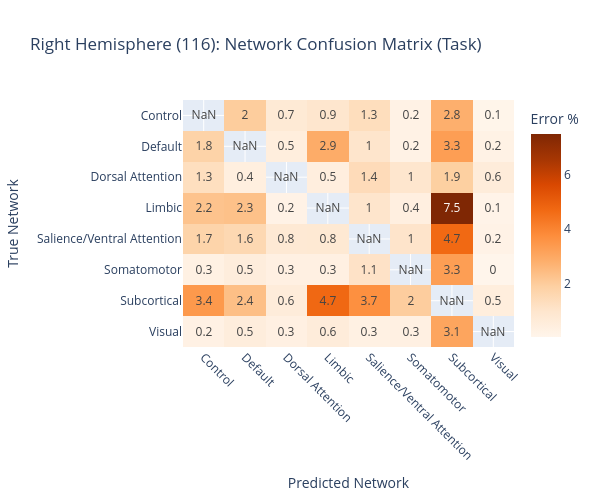

The code cell stored with this chart in its notebook:
### Code cell
# Right Hemisphere Network Confusion Matrix
cm_rh_task, networks_rh = build_major_network_cm(task_true_labels_rh, task_predictions_rh, region_info_rh)

cm_rh_norm = cm_rh_task.astype(float)
row_sums = cm_rh_norm.sum(axis=1, keepdims=True)
cm_rh_norm = np.divide(cm_rh_norm, row_sums, where=row_sums != 0) * 100
np.fill_diagonal(cm_rh_norm, np.nan)

fig = go.Figure(go.Heatmap(
    z=cm_rh_norm, x=networks_rh, y=networks_rh,
    text=np.round(cm_rh_norm, 1), texttemplate='%{text}',
    colorscale='Oranges', showscale=True,
    colorbar=dict(title='Error %'),
    hovertemplate='True: %{y}<br>Pred: %{x}<br>Rate: %{z:.1f}%<extra></extra>'
))

fig.update_layout(
    title='Right Hemisphere (116): Network Confusion Matrix (Task)',
    xaxis_title='Predicted Network',
    yaxis_title='True Network',
    height=500, width=600,
    yaxis=dict(autorange='reversed'),
    xaxis=dict(tickangle=45)
)

fig.show()

### Figure 1 — Plotly figure (JSON) as saved in the notebook; plotly's stock layout.template omitted (floating-point values rounded to 4 significant figures)
{"data": [{"colorbar": {"title": {"text": "Error %"}}, "colorscale": [[0, "rgb(255,245,235)"], [0.125, "rgb(254,230,206)"], [0.25, "rgb(253,208,162)"], [0.375, "rgb(253,174,107)"], [0.5, "rgb(253,141,60)"], [0.625, "rgb(241,105,19)"], [0.75, "rgb(217,72,1)"], [0.875, "rgb(166,54,3)"], [1, "rgb(127,39,4)"]], "hovertemplate": "True: %{y}<br>Pred: %{x}<br>Rate: %{z:.1f}%<extra></extra>", "showscale": true, "text": [[NaN, 2.0, 0.7, 0.9, 1.3, 0.2, 2.8, 0.1], [1.8, NaN, 0.5, 2.9, 1.0, 0.2, 3.3, 0.2], [1.3, 0.4, NaN, 0.5, 1.4, 1.0, 1.9, 0.6], [2.2, 2.3, 0.2, NaN, 1.0, 0.4, 7.5, 0.1], [1.7, 1.6, 0.8, 0.8, NaN, 1.0, 4.7, 0.2], [0.3, 0.5, 0.3, 0.3, 1.1, NaN, 3.3, 0.0], [3.4, 2.4, 0.6, 4.7, 3.7, 2.0, NaN, 0.5], [0.2, 0.5, 0.3, 0.6, 0.3, 0.3, 3.1, NaN]], "texttemplate": "%{text}", "type": "heatmap", "x": ["Control", "Default", "Dorsal Attention", "Limbic", "Salience/Ventral Attention", "Somatomotor", "Subcortical", "Visual"], "y": ["Control", "Default", "Dorsal Attention", "Limbic", "Salience/Ventral Attention", "Somatomotor", "Subcortical", "Visual"], "z": [[NaN, 1.974, 0.7368, 0.9474, 1.316, 0.2105, 2.789, 0.05263], [1.765, NaN, 0.4706, 2.882, 1.0, 0.2059, 3.294, 0.2059], [1.273, 0.4091, NaN, 0.4545, 1.409, 0.9545, 1.909, 0.5909], [2.25, 2.312, 0.1875, NaN, 1.0, 0.375, 7.5, 0.125], [1.733, 1.567, 0.7667, 0.8, NaN, 1.033, 4.7, 0.2], [0.2778, 0.5, 0.3333, 0.3333, 1.111, NaN, 3.278, 0.02778], [3.438, 2.375, 0.5625, 4.719, 3.688, 1.969, NaN, 0.4688], [0.25, 0.5, 0.3333, 0.5833, 0.2917, 0.3333, 3.083, NaN]]}], "layout": {"height": 500, "title": {"text": "Right Hemisphere (116): Network Confusion Matrix (Task)"}, "width": 600, "xaxis": {"tickangle": 45, "title": {"text": "Predicted Network"}}, "yaxis": {"autorange": "reversed", "title": {"text": "True Network"}}}}
